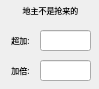
     <widget class="QWidget" name="scrollAreaWidgetContents_8">
      <property name="geometry">
       <rect>
        <x>0</x>
        <y>0</y>
        <width>99</width>
        <height>89</height>
       </rect>
      </property>
      <widget class="QLabel" name="landlord_label_1">
       <property name="geometry">
        <rect>
         <x>0</x>
         <y>0</y>
         <width>101</width>
         <height>21</height>
        </rect>
       </property>
       <property name="font">
        <font>
         <family>微软雅黑</family>
         <pointsize>6</pointsize>
         <weight>50</weight>
         <italic>false</italic>
         <bold>false</bold>
        </font>
       </property>
       <property name="text">
        <string>地主不是抢来的</string>
       </property>
       <property name="alignment">
        <set>Qt::AlignCenter</set>
       </property>
      </widget>
      <widget class="QLabel" name="jiabei_label_1">
       <property name="geometry">
        <rect>
         <x>0</x>
         <y>30</y>
         <width>41</width>
         <height>21</height>
        </rect>
       </property>
       <property name="font">
        <font>
         <family>微软雅黑</family>
         <pointsize>6</pointsize>
         <weight>50</weight>
         <italic>false</italic>
         <bold>false</bold>
        </font>
       </property>
       <property name="text">
        <string>超加:</string>
       </property>
       <property name="alignment">
        <set>Qt::AlignCenter</set>
       </property>
      </widget>
      <widget class="QLineEdit" name="jiabei_lineEdit_2">
       <property name="geometry">
        <rect>
         <x>40</x>
         <y>60</y>
         <width>51</width>
         <height>21</height>
        </rect>
       </property>
      </widget>
      <widget class="QLabel" name="jiabei_label_2">
       <property name="geometry">
        <rect>
         <x>0</x>
         <y>60</y>
         <width>41</width>
         <height>21</height>
        </rect>
       </property>
       <property name="font">
        <font>
         <family>微软雅黑</family>
         <pointsize>6</pointsize>
         <weight>50</weight>
         <italic>false</italic>
         <bold>false</bold>
        </font>
       </property>
       <property name="text">
        <string>加倍:</string>
       </property>
       <property name="alignment">
        <set>Qt::AlignCenter</set>
       </property>
      </widget>
      <widget class="QLineEdit" name="jiabei_lineEdit_1">
       <property name="geometry">
        <rect>
         <x>40</x>
         <y>30</y>
         <width>51</width>
         <height>21</height>
        </rect>
       </property>
      </widget>
     </widget>
